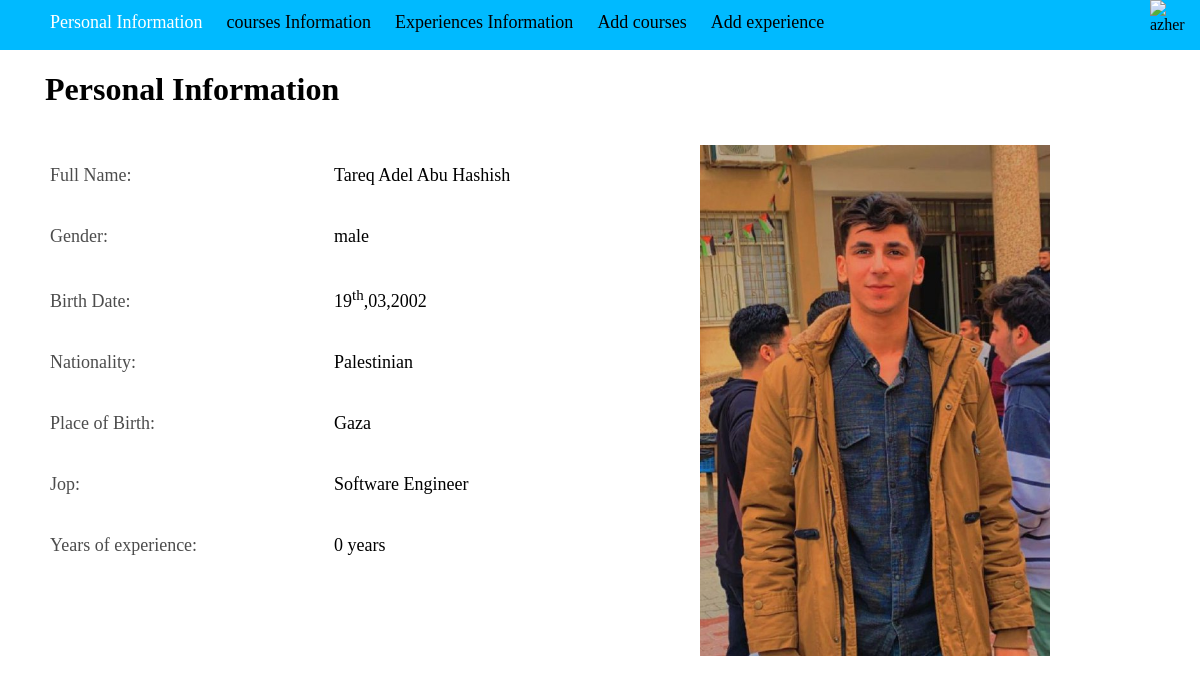
The page /html/home.php on the database its author committed.
### tables this page shows
CREATE TABLE `personal_information` (
  `name` varchar(150) NOT NULL,
  `gender` varchar(10) NOT NULL,
  `birth` date NOT NULL,
  `nationality` varchar(50) NOT NULL,
  `place_of_birth` varchar(50) NOT NULL,
  `job` varchar(150) NOT NULL,
  `experience` int(11) NOT NULL,
  `personal_img` varchar(2000) NOT NULL
);

### html/home.php (the view, shortened to what this page needs)
<?php
include "connect.php";
$sql = "select * from personal_information";
$result = mysqli_query($con, $sql);
if($result){
    $row = mysqli_fetch_assoc($result);
    $full_name = $row["name"];
    $gender = $row["gender"];
    $birth_date = $row["birth"];
    $nationality = $row["nationality"];
    $place_of_birth = $row["place_of_birth"];
    $job = $row["job"];
    $experience = $row["experience"];
}
?>
<!DOCTYPE html>
<html lang="en">
<head>
    <link rel="stylesheet" href="../css/myStyle.css">
</head>
<body>
    <header>
        <div>
            <nav>
                <a href="home.php" style="color: white;">Personal Information</a>
                <a href="ViewCours.php">courses Information</a>
                <a href="ViewExperience.php">Experiences Information</a>
                <a href="AddCourses.php">Add courses</a>
                <a href="AddExperience.php">Add experience</a>
            </nav>
            <div class="logo">
                <img src="../images/Azhar_WHITE_LOGO.png" alt="azher">
            </div>
        </div>
    </header>
    <div>
        <h1 class="till">Personal Information</h1>
    </div>
    <div class="container">
        <img src="../images/tareq-photo.jpeg" class="per">
        <div class="line">
            <div class="detalis-title">Full Name:</div>
            <div class="detalis-info"><?php echo $full_name;?></div>
        </div>
        <div class="line">
            <div class="detalis-title">Gender:</div>
            <div class="detalis-info"><?php echo $gender ;?></div>
        </div>
        <?php [$year, $month, $day] = explode("-", $birth_date); ?>
        <div class="line">
            <div class="detalis-title">Birth Date:</div>
            <div class="detalis-info"><?php echo $day; ?><sup>th</sup>,<abbr title="march"
                    style="text-decoration: none;"><?php echo $month; ?></abbr>,<?php echo $year; ?>
            </div>
        </div>
        <div class="line">
            <div class="detalis-title">Nationality:</div>
            <div class="detalis-info"><?php echo $nationality; ?></div>
        </div>
        <div class="line">
            <div class="detalis-title">Place of Birth:</div>
            <div class="detalis-info"><?php echo $place_of_birth; ?></div>
        </div>
        <div class="line">
            <div class="detalis-title">Jop:</div>
            <div class="detalis-info"><?php echo $job;?></div>
        </div>
        <div class="line">
            <div class="detalis-title">Years of experience:</div>
            <div class="detalis-info"><?php echo $experience;?> years</div>
        </div>
    </div>
</body>
</html>

### css/MyStyle.css (style rules this page uses)
body { margin: 0; padding: 0; overflow-x:scroll; width: 100%; }
nav { display: inline-block; padding-top: 12px; padding-bottom:12px; padding-left: 40px; }
header { width: 100%; height: 50px; background-color: #00BAFF; }
nav a { text-decoration: none; color: #000000; font-family: Comic Sans MS; font-size: 18px; font-weight: 400; padding-left: 20px; padding: 10px; }
header img { width: 50px; height: 50px; }
.logo { width: 50px; height: 50px; float:right; }
.till { padding: 0px 70px 5px 45px; font-family: Unispace; }
.detalis-title, .detalis-info { display: inline-block; width: 200px; padding-bottom: 20px; font-family: Tahoma; font-size: 18px; font-weight: 400; }
.detalis-title { color: rgb(0, 0, 0 ,0.7); }
.detalis-info { padding-left: 80px; }
.line { margin: 20px 10px; }
.container { padding: 10px 70px 10px 40px; }
.per { width: 350px; padding-right: 80px; padding-top: 0px; float: right; }
h1 { font-weight: 700; }

### rows shown on the page
personal_information: name "Tareq Adel Abu Hashish", gender "male", nationality "Palestinian", place_of_birth "Gaza", job "Software Engineer", experience "0"

### other values the page prints
$day "19"
$month "03"
$year "2002"
